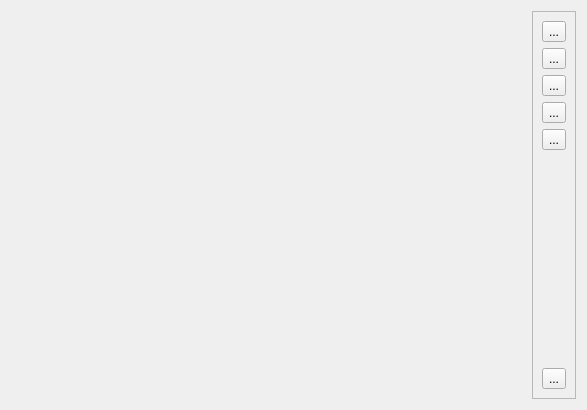
<?xml version="1.0" encoding="UTF-8"?>
<ui version="4.0">
 <class>widget_image_popup</class>
 <widget class="QWidget" name="widget_image_popup">
  <property name="windowModality">
   <enum>Qt::WindowModal</enum>
  </property>
  <property name="geometry">
   <rect>
    <x>0</x>
    <y>0</y>
    <width>587</width>
    <height>410</height>
   </rect>
  </property>
  <property name="windowTitle">
   <string>Bildansicht</string>
  </property>
  <layout class="QGridLayout" name="gridLayout">
   <item row="0" column="0" rowspan="3">
    <widget class="QWidget" name="widget_image" native="true">
     <property name="sizePolicy">
      <sizepolicy hsizetype="MinimumExpanding" vsizetype="MinimumExpanding">
       <horstretch>0</horstretch>
       <verstretch>0</verstretch>
      </sizepolicy>
     </property>
    </widget>
   </item>
   <item row="0" column="1" rowspan="3">
    <widget class="QFrame" name="toolbar">
     <property name="sizePolicy">
      <sizepolicy hsizetype="Preferred" vsizetype="Preferred">
       <horstretch>0</horstretch>
       <verstretch>0</verstretch>
      </sizepolicy>
     </property>
     <property name="frameShape">
      <enum>QFrame::StyledPanel</enum>
     </property>
     <property name="frameShadow">
      <enum>QFrame::Plain</enum>
     </property>
     <layout class="QGridLayout" name="gridLayout_2">
      <item row="1" column="1">
       <widget class="QToolButton" name="button_zoom_out">
        <property name="text">
         <string>...</string>
        </property>
        <property name="icon">
         <iconset theme="zoom-out"/>
        </property>
       </widget>
      </item>
      <item row="0" column="1">
       <widget class="QToolButton" name="button_zoom_in">
        <property name="text">
         <string>...</string>
        </property>
        <property name="icon">
         <iconset theme="zoom-in"/>
        </property>
       </widget>
      </item>
      <item row="3" column="1">
       <widget class="QToolButton" name="button_zoom_original">
        <property name="text">
         <string>...</string>
        </property>
        <property name="icon">
         <iconset theme="zoom-original"/>
        </property>
       </widget>
      </item>
      <item row="2" column="1">
       <widget class="QToolButton" name="button_zoom_fit_best">
        <property name="text">
         <string>...</string>
        </property>
        <property name="icon">
         <iconset theme="zoom-fit-best"/>
        </property>
       </widget>
      </item>
      <item row="4" column="1">
       <widget class="QToolButton" name="button_save">
        <property name="text">
         <string>...</string>
        </property>
        <property name="icon">
         <iconset theme="document-save"/>
        </property>
       </widget>
      </item>
      <item row="5" column="1">
       <spacer name="verticalSpacer">
        <property name="orientation">
         <enum>Qt::Vertical</enum>
        </property>
        <property name="sizeHint" stdset="0">
         <size>
          <width>20</width>
          <height>40</height>
         </size>
        </property>
       </spacer>
      </item>
      <item row="6" column="1">
       <widget class="QToolButton" name="button_quit">
        <property name="text">
         <string>...</string>
        </property>
        <property name="icon">
         <iconset theme="window-close"/>
        </property>
       </widget>
      </item>
     </layout>
    </widget>
   </item>
  </layout>
 </widget>
 <resources/>
 <connections/>
</ui>
